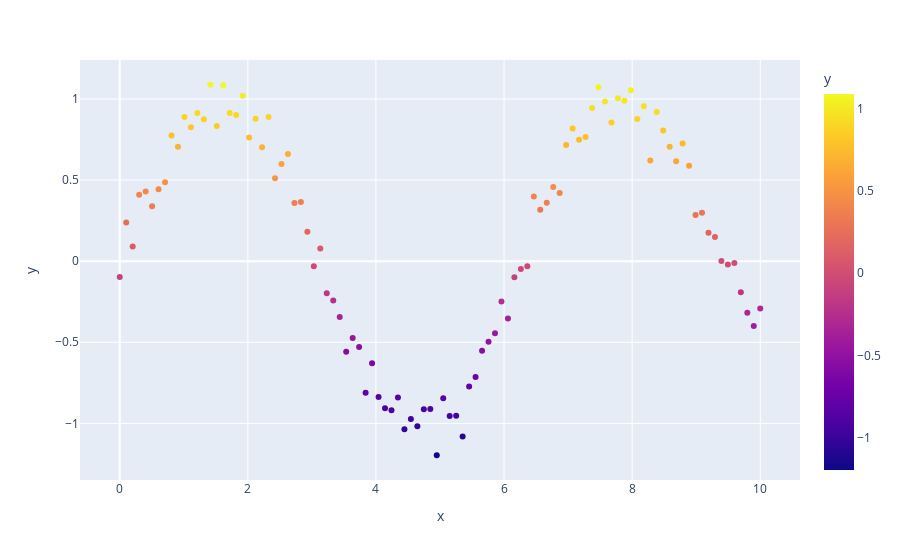

The code cell stored with this chart in its notebook:
### Code cell
# Creating an interactive scatter plot
fig = px.scatter(data, x='x', y='y', color='y')
fig.show()
